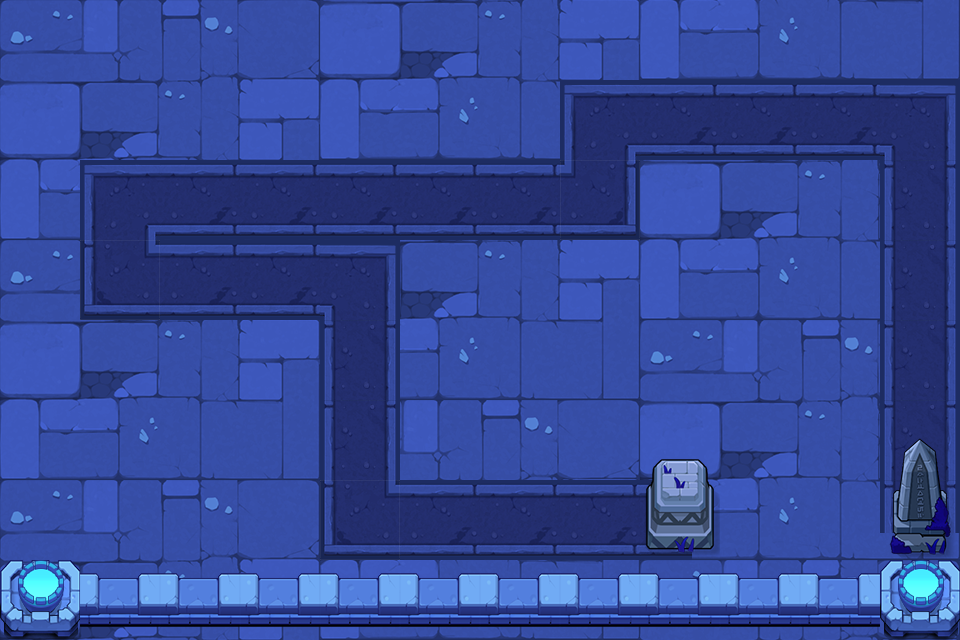

Rendered tile map (Tiled .tmx) drawn with the repository's tilesets; below, a short description and the map source with its tile grids summarised:
An orthogonal 12x8 tile map with 80x80 px tiles, 3 tile layers (background, road, object) and 15 objects (P0, P1, P2, P3, P4, ...).

<map version="1.0" tiledversion="1.0.3" orientation="orthogonal" renderorder="right-down" width="12" height="8" tilewidth="80" tileheight="80" nextobjectid="18">
 <tileset firstgid="1" source="anye.tsx" />
 <layer name="background" width="12" height="8">
  <data>[96 cells, 96 non-empty, 12 distinct tile ids]</data>
 </layer>
 <layer name="road" width="12" height="8">
  <data>[96 cells, 28 non-empty, 8 distinct tile ids]</data>
 </layer>
 <layer name="object" width="12" height="8">
  <data>[96 cells, 16 non-empty, 6 distinct tile ids]</data>
 </layer>
 <objectgroup name="path" visible="0">
  <object id="1" name="P0" x="640" y="520" />
  <object id="2" name="P1" x="360" y="520" />
  <object id="3" name="P2" x="360" y="280" />
  <object id="4" name="P3" x="120" y="280" />
  <object id="5" name="P4" x="120" y="200" />
  <object id="6" name="P5" x="600" y="200" />
  <object id="7" name="P6" x="600" y="120" />
  <object id="8" name="P7" x="920" y="120" />
  <object id="9" name="P8" x="920" y="440" />
  <object id="11" name="O0" x="0" y="80" width="560" height="80" />
  <object id="12" name="O1" x="0" y="160" width="80" height="400" />
  <object id="13" name="O2" x="80" y="320" width="240" height="240" />
  <object id="14" name="O3" x="400" y="240" width="240" height="240" />
  <object id="15" name="O4" x="640" y="160" width="240" height="240" />
  <object id="16" name="O5" x="720" y="400" width="160" height="160" />
 </objectgroup>
</map>
